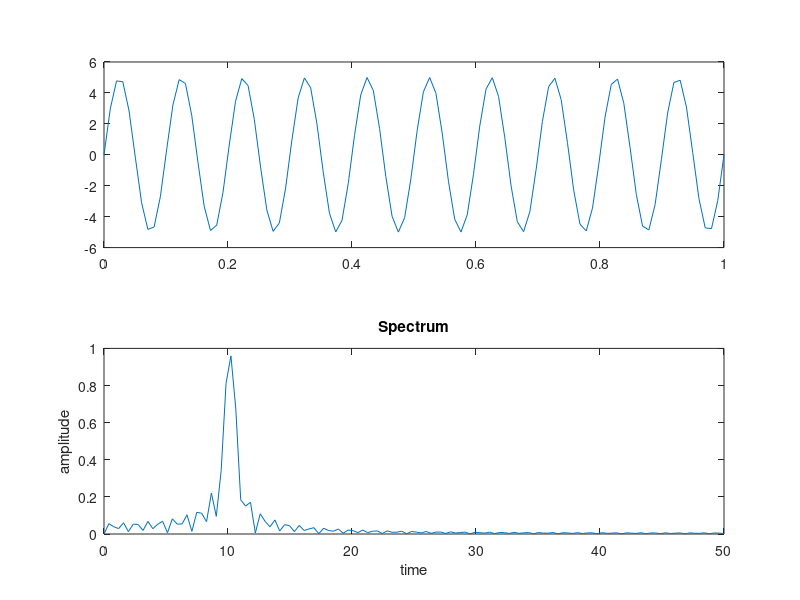

Recreate this plot in MATLAB.
%Generation of sine wave
clc
close all
clear all
t=linspace(0,1,100)
a=5
f=10
x=a*sin(2*pi*f*t)
subplot(2,1,1) 
xlabel('frequency'),ylabel('amplitude'),title('Sinewave ')
plot(t,x)
N=256
fs=100
f=fs/2*linspace(0,1,N/2)
x=fft(x,N)/N
subplot(2,1,2)
plot(f,abs(x(1:length(f))))
xlabel('time'),ylabel('amplitude'),title('Spectrum')
